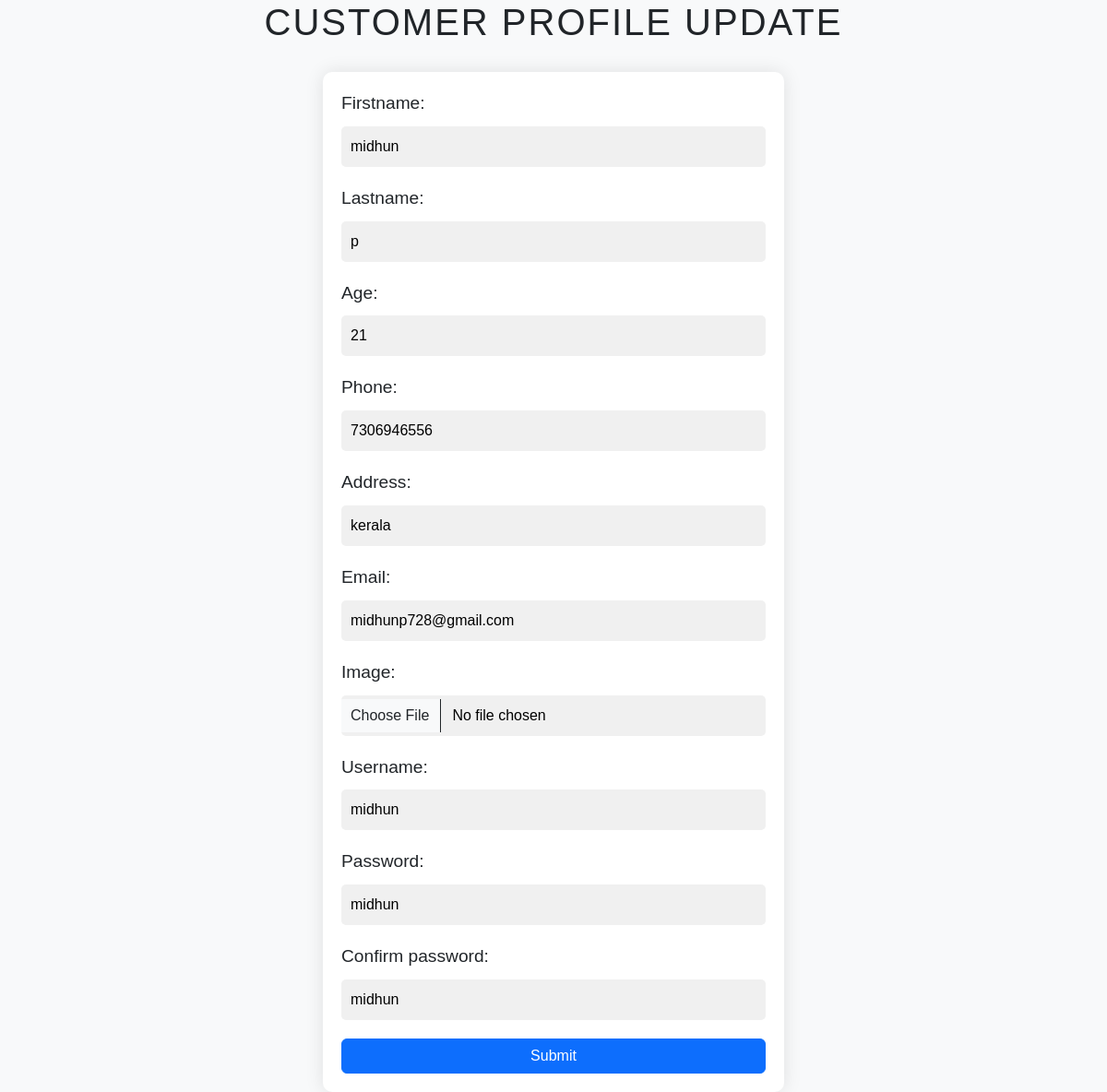
The app's page /cust_update/9 with its own data.
### jewelleryapp/models.py (models this page shows, shortened)
class customer_table(models.Model):
    firstname = models.CharField(max_length=30)
    lastname = models.CharField(max_length=30)
    age = models.IntegerField()
    phone = models.IntegerField()
    email = models.CharField(max_length=50)
    address = models.CharField(max_length=200)
    image = models.ImageField(upload_to='images/',blank=True)
    username = models.CharField(max_length=30)
    password = models.CharField(max_length=30)
    confirm_password = models.CharField(max_length=30)

### jewelleryapp/views.py (the view)
# urls.py: path('cust_update/<str:pk>', views.cust_update, name='cust_update'),
def cust_update(request,pk):
    pro = customer_table.objects.get(id=pk)
    form =customer_form(instance=pro)
    if request.method =='POST':
        form=customer_form(request.POST,instance=pro)
        if form.is_valid():
            form.save()
            return redirect('cust_dashboard')
    return render(request,'cust_update.html',{'form':form})

### jewelleryapp/forms.py
class customer_form(forms.ModelForm):
    class Meta:
        model = customer_table
        fields = ('firstname','lastname','age','phone','address','email','image','username','password','confirm_password')
        widgets = {
            'firstname':forms.TextInput(attrs={'class':'form-control'}),
            'lastname':forms.TextInput(attrs={'class':'form-control'}),
            'age':forms.TextInput(attrs={'class':'form-control'}),
            'phone':forms.TextInput(attrs={'class':'form-control'}),
            'email':forms.TextInput(attrs={'class':'form-control'}),
            'address':forms.TextInput(attrs={'class':'form-control'}),
            'image':forms.FileInput(attrs={'class':'form-control'}),
            'username':forms.TextInput(attrs={'class':'form-control'}),
            'password':forms.TextInput(attrs={'class':'form-control'}),
            'confirm_password':forms.TextInput(attrs={'class':'form-control'}),
        }

### templates/cust_update.html (shortened to what this page needs)
<!DOCTYPE html>
<html lang="en">
<head>
    <link href="https://cdn.jsdelivr.net/npm/bootstrap@5.3.0-alpha1/dist/css/bootstrap.min.css" rel="stylesheet">
</head>
<body>
    <h1>Customer Profile Update</h1>
    <form action="" method="POST" enctype="multipart/form-data">
        {{form.as_p}}
        <button type="submit" class="btn btn-primary">Submit</button>
    </form>
</body>
</html>

### templates/cust_update.html (style rules this page uses)
body { font-family: Arial, sans-serif; background-color: #f8f9fa; color: #212529; }
h1 { text-align: center; font-size: 2.5rem; margin-bottom: 30px; text-transform: uppercase; letter-spacing: 2px; }
form { max-width: 500px; margin: auto; background-color: #fff; padding: 20px; border-radius: 10px; box-shadow: 0 0 20px rgba(0,0,0,0.1); }
label { display: block; margin-bottom: 10px; font-size: 1.2rem; }
input[type="text"], input[type="email"], input[type="file"] { width: 100%; padding: 10px; margin-bottom: 20px; border: none; border-radius: 5px; background-color: #f0f0f0; color: #000; }
button { width: 100%; padding: 15px; border: none; border-radius: 5px; background-color: #007bff; color: #fff; font-size: 1.2rem; cursor: pointer; transition: background-color 0.3s ease; }

### records on screen
customer_table: firstname "midhun", lastname "p", age "21", phone "7306946556", address "kerala", email "midhunp728@gmail.com", username "midhun", password "midhun", confirm_password "midhun"
